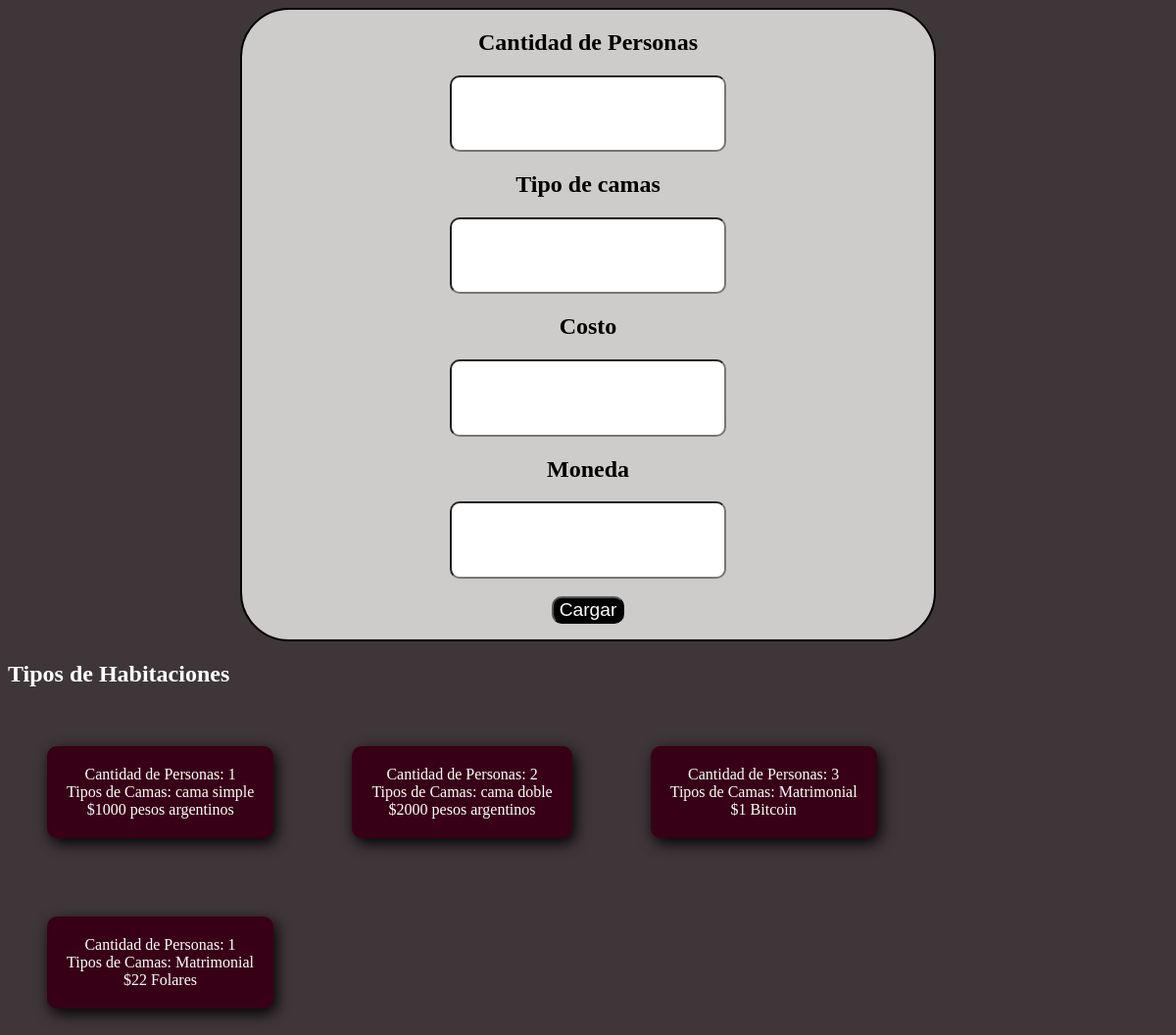
Page /cargarTipoHabitacion.php on the committed database.
### tables this page shows
CREATE TABLE IF NOT EXISTS `servi_habitacion` (
  `id` int NOT NULL AUTO_INCREMENT,
  `cantidad_persona` int NOT NULL,
  `descripcion` varchar(500) NOT NULL,
  `costo` int NOT NULL,
  `moneda` varchar(150) NOT NULL,
  PRIMARY KEY (`id`)
);

### cargarTipoHabitacion.php (the view, shortened to what this page needs)
<!DOCTYPE html>
<!DOCTYPE html>
<html lang="en">
<head>
    <link rel="stylesheet" href="estilo.css">
</head>
<body>
    <div class="cargar">
        <form action="" method="post">
            <h2>Cantidad de Personas</h2>
            <input type="number" name="cantPer"> <br>
            <h2>Tipo de camas</h2>
            <input type="text" name="tipo"> <br>
            <h2>Costo</h2>
            <input type="number" name="costo"> <br>
            <h2>Moneda</h2>
            <input type="text" name="moneda"> <br>
            <br>
            <button id="guardar">Cargar</button>
        </form>
    </div>
    <h2 class="b">Tipos de Habitaciones</h2>
    <?php
                include('conexion.php');
                $habi = mysqli_query($conexion, "SELECT * FROM `servi_habitacion` WHERE 1");
                while ($a = mysqli_fetch_array($habi)) {
                    echo "<div class='verHabi' >";
                    echo "Cantidad de Personas: ".$a['cantidad_persona']." <br>";
                    echo "Tipos de Camas: ".$a['descripcion']." <br>";
                    echo "$".$a['costo']." ".$a['moneda'];
                    echo "</div>";
                }
        ?>
</body>
</html>

### estilo.css (style rules this page uses)
body { background-color: #3f363a; }
.cargar { border: 2px solid black; text-align: center; margin: 0% 20%; border-radius: 50px; background-color: #cecbcb; }
button { font-size: 120%; background-color: black; color: white; border-radius: 10px; }
input { width: 40%; height: 10%; border-radius: 10px; }
.verHabi { display: inline-block; color: white; text-align: center; background-color: #380017; padding: 20px; width: auto; border-radius: 10px; margin: 40px; box-shadow: 3px 5px 15px black; transition: all 500ms ease; }
.b { color: white; }

### rows in the picture
servi_habitacion: cantidad_persona "1", descripcion "cama simple", costo "1000", moneda "pesos argentinos"
servi_habitacion: cantidad_persona "2", descripcion "cama doble", costo "2000", moneda "pesos argentinos"
servi_habitacion: cantidad_persona "3", descripcion "Matrimonial", costo "1", moneda "Bitcoin"
servi_habitacion: cantidad_persona "1", descripcion "Matrimonial", costo "22", moneda "Folares"
